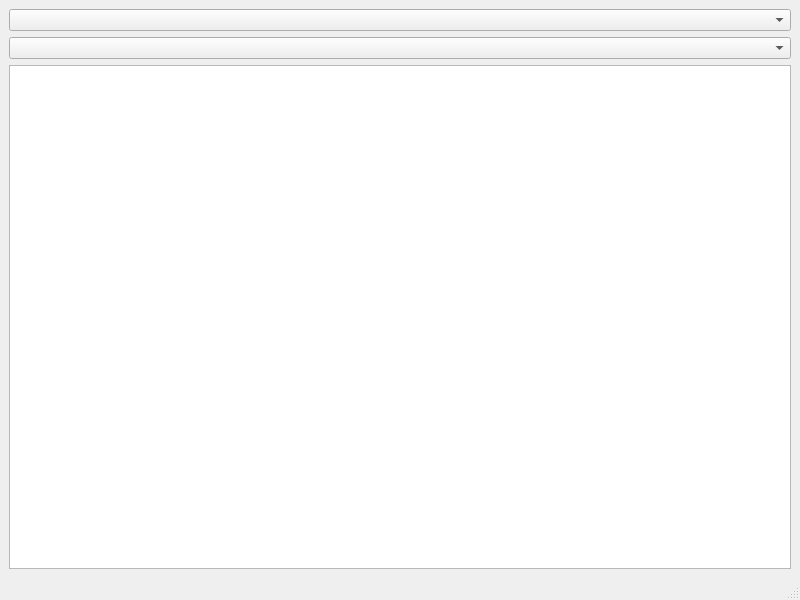
<?xml version="1.0" encoding="UTF-8"?>
<ui version="4.0">
 <class>MainWindow</class>
 <widget class="QMainWindow" name="MainWindow">
  <property name="geometry">
   <rect>
    <x>0</x>
    <y>0</y>
    <width>800</width>
    <height>600</height>
   </rect>
  </property>
  <property name="windowTitle">
   <string>MainWindow</string>
  </property>
  <widget class="QWidget" name="centralwidget">
   <layout class="QHBoxLayout" name="horizontalLayout_2" stretch="3,7">
    <item>
     <layout class="QVBoxLayout" name="verticalLayout">
      <item>
       <widget class="QComboBox" name="testGroup_cBox"/>
      </item>
      <item>
       <widget class="QComboBox" name="testChannel_cBox"/>
      </item>
      <item>
       <widget class="QPlainTextEdit" name="log_ptEdit">
        <property name="readOnly">
         <bool>true</bool>
        </property>
       </widget>
      </item>
     </layout>
    </item>
    <item>
     <layout class="QGridLayout" name="mainPlot_gLayout"/>
    </item>
   </layout>
  </widget>
  <widget class="QMenuBar" name="menubar">
   <property name="geometry">
    <rect>
     <x>0</x>
     <y>0</y>
     <width>800</width>
     <height>22</height>
    </rect>
   </property>
  </widget>
  <widget class="QStatusBar" name="statusbar"/>
 </widget>
 <resources/>
 <connections/>
</ui>
